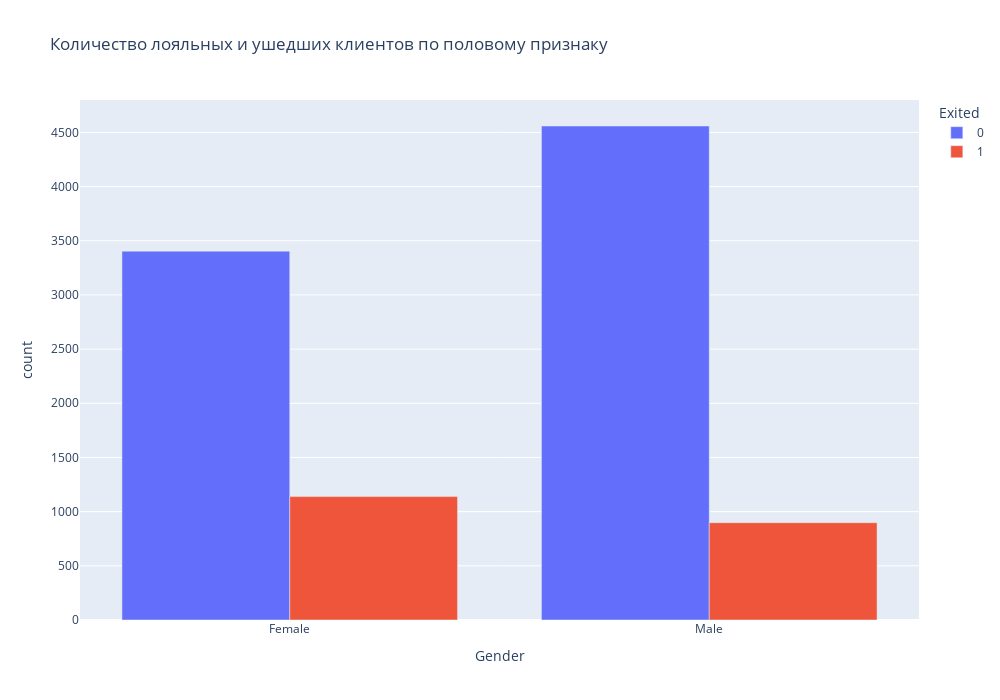
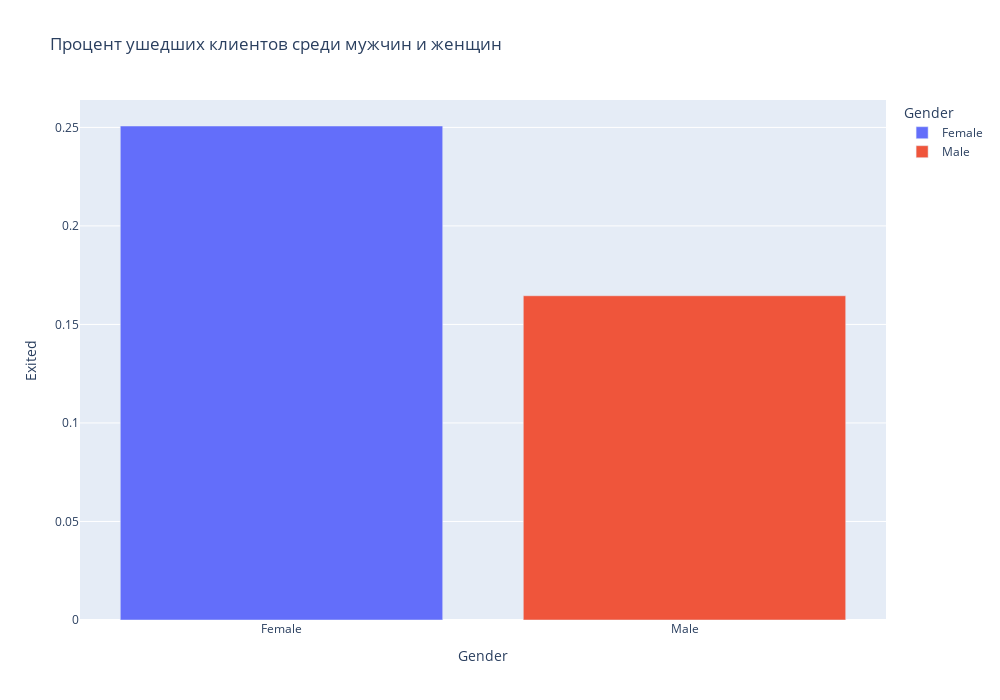

Notebook code for these charts, in order:
### Markdown cell above
На графике видно, что прямой зависимости между кредитным рейтингом и предполагаемой зарплатой нет как для лояльных (0), так и для ушедших (1) клиентов.

### Code cell
bar_df = churn_data.groupby('Gender', as_index=False)['Exited'].value_counts()
bar_df['Exited'] = bar_df['Exited'].astype('string')
per_df = churn_data.groupby('Gender', as_index=False)['Exited'].mean()

fig = px.bar(
    bar_df,
    x='Gender',
    y='count',
    color='Exited',
    barmode='group',
    width=1000,
    height=700,
    title='Количество лояльных и ушедших клиентов по половому признаку'
)
fig.show()
per_fig = px.bar(
    per_df,
    x='Gender',
    y='Exited',
    color='Gender',
    width=1000,
    height=700,
    title='Процент ушедших клиентов среди мужчин и женщин'
)
per_fig.show()

### Figure 1 — Plotly figure (JSON) as saved in the notebook; plotly's stock layout.template omitted (floating-point values rounded to 4 significant figures)
{"data": [{"alignmentgroup": "True", "hovertemplate": "Exited=0<br>Gender=%{x}<br>count=%{y}<extra></extra>", "legendgroup": "0", "marker": {"color": "#636efa", "pattern": {"shape": ""}}, "name": "0", "offsetgroup": "0", "orientation": "v", "showlegend": true, "textposition": "auto", "type": "bar", "x": ["Female", "Male"], "xaxis": "x", "y": [3404, 4559], "yaxis": "y"}, {"alignmentgroup": "True", "hovertemplate": "Exited=1<br>Gender=%{x}<br>count=%{y}<extra></extra>", "legendgroup": "1", "marker": {"color": "#EF553B", "pattern": {"shape": ""}}, "name": "1", "offsetgroup": "1", "orientation": "v", "showlegend": true, "textposition": "auto", "type": "bar", "x": ["Female", "Male"], "xaxis": "x", "y": [1139, 898], "yaxis": "y"}], "layout": {"barmode": "group", "height": 700, "legend": {"title": {"text": "Exited"}, "tracegroupgap": 0}, "title": {"text": "Количество лояльных и ушедших клиентов по половому признаку"}, "width": 1000, "xaxis": {"anchor": "y", "domain": [0, 1], "title": {"text": "Gender"}}, "yaxis": {"anchor": "x", "domain": [0, 1], "title": {"text": "count"}}}}

### Figure 2 — Plotly figure (JSON) as saved in the notebook; plotly's stock layout.template omitted (floating-point values rounded to 4 significant figures)
{"data": [{"alignmentgroup": "True", "hovertemplate": "Gender=%{x}<br>Exited=%{y}<extra></extra>", "legendgroup": "Female", "marker": {"color": "#636efa", "pattern": {"shape": ""}}, "name": "Female", "offsetgroup": "Female", "orientation": "v", "showlegend": true, "textposition": "auto", "type": "bar", "x": ["Female"], "xaxis": "x", "y": [0.2507], "yaxis": "y"}, {"alignmentgroup": "True", "hovertemplate": "Gender=%{x}<br>Exited=%{y}<extra></extra>", "legendgroup": "Male", "marker": {"color": "#EF553B", "pattern": {"shape": ""}}, "name": "Male", "offsetgroup": "Male", "orientation": "v", "showlegend": true, "textposition": "auto", "type": "bar", "x": ["Male"], "xaxis": "x", "y": [0.1646], "yaxis": "y"}], "layout": {"barmode": "relative", "height": 700, "legend": {"title": {"text": "Gender"}, "tracegroupgap": 0}, "title": {"text": "Процент ушедших клиентов среди мужчин и женщин"}, "width": 1000, "xaxis": {"anchor": "y", "categoryarray": ["Female", "Male"], "categoryorder": "array", "domain": [0, 1], "title": {"text": "Gender"}}, "yaxis": {"anchor": "x", "domain": [0, 1], "title": {"text": "Exited"}}}}
